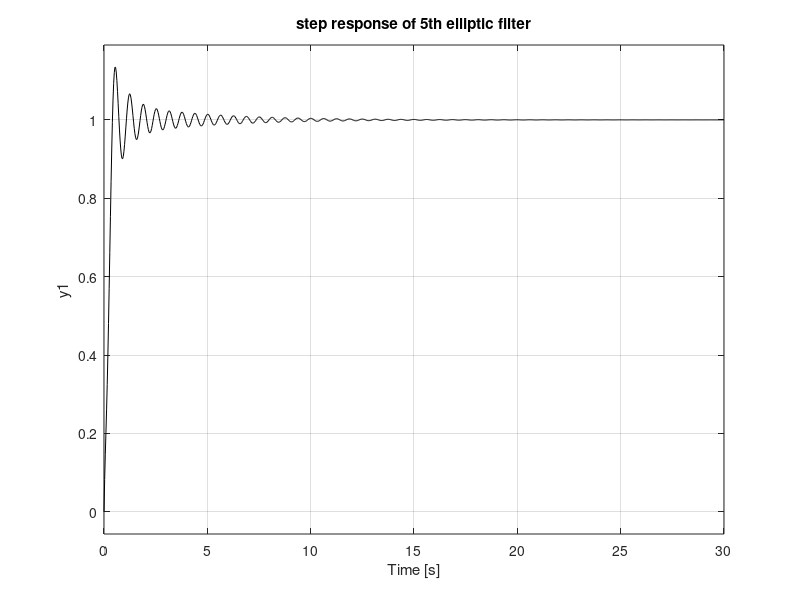

MATLAB code to generate this figure:
% Step response of elliptic filter
wc=10; % desired cut-off frequency
N=5; % order of the filter
Rp=0.5; %decibels of ripple in the pass band
Rs=20; %decibels of ripple in the stop band
[num,den]=ellip(N,Rp,Rs,wc,'s'); %analog elliptic filter
G=tf(num,den); %transfer function
step(G,'k'); %step response of G
title('step response of 5th elliptic filter');
